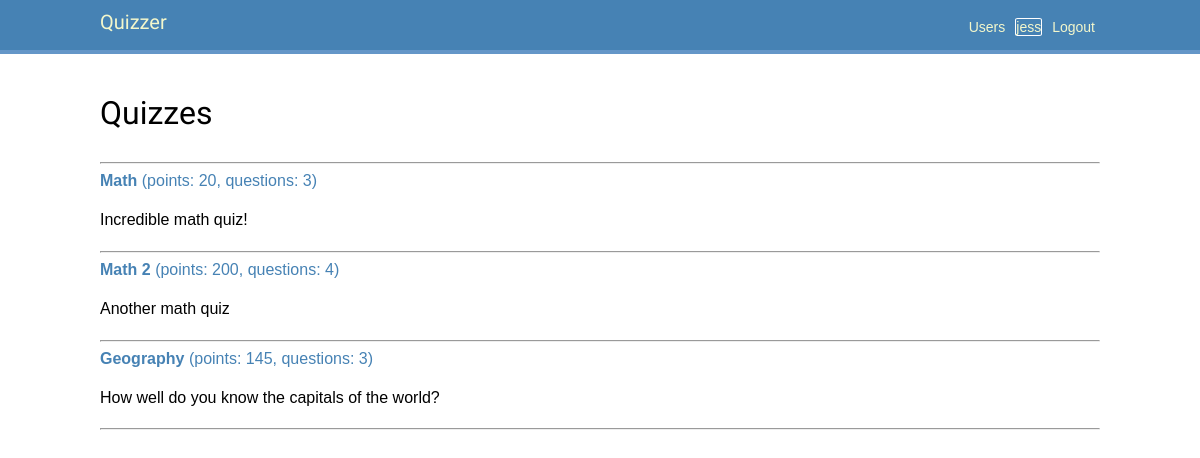
/quizzes/ (signed in), run on the app's committed database.
### users/models.py (models this page shows, shortened)
class User(AbstractUser):
    balance = models.IntegerField(default=0)
    color = models.ForeignKey(to=Color, on_delete=models.CASCADE,
        related_name='users')  # default= ?
    colors = models.ManyToManyField(Color)  # Need to add default (fabrik?)
    answers = models.ManyToManyField(Answer, blank=True)
    def is_quiz_passed(self, quiz_id: int) -> bool:
        return self.answers.filter(question__quiz__id=quiz_id).count() > 0

### quizzes/models.py (models this page shows, shortened)
class Quiz(models.Model):
    title = models.CharField(max_length=128)
    description = models.CharField(max_length=512)
    @property
    def points(self) -> int:
        return self.questions.aggregate(
            models.Sum('points')
        )['points__sum'] or 0
    @property
    def number_of_questions(self) -> int:
        return self.questions.count()

### quizzes/views.py (the view)
# urls.py: path('', QuizListView.as_view(), name='quiz_list'),
class QuizListView(ListView):
    model = Quiz
    template_name = 'quizzes/quiz_list.html'

### quizzes/templatetags/quizzes_tags.py (called while the page is built)
@register.simple_tag
def is_quiz_passed_by_user(quiz_id: int, user: User) -> bool:
    return user.is_quiz_passed(quiz_id)

### quizzes/templates/quizzes/quiz_list.html (shortened to what this page needs)
{% extends 'base.html' %}
{% load quizzes_tags %}
{% block content %}
    <h1>Quizzes</h1>
    <hr>
    {% for quiz in object_list %}
        <div>
            <a href="{% url 'quizzes:quiz' quiz.pk %}">
                <strong>{{ quiz.title }}</strong>
                (points: {{ quiz.points }}, questions: {{ quiz.number_of_questions }})
            </a>
            <p>{{ quiz.description }}</p>
        </div>
        <hr>
    {% empty %}
        There are no quizzes yet..
    {% endfor %}
{% endblock %}

### users/templates/base.html (shortened to what this page needs)
{% load static %}
<!DOCTYPE html>
<html>
<head>
    <link href="{% static 'css/base.css' %}" rel="stylesheet">
</head>
<body>
    <div id="header">
        <span class="logo"><a href="{% url 'quizzes:quiz_list' %}">Quizzer</a></span>
        {% if request.user.is_authenticated %}
            <span class="user"><a href="{% url 'users:logout' %}"> Logout </a></span>
            <span class="user"><a
                href="{% url 'users:profile' request.user.id %}"
                style="
                    border-style: solid;
                    border-width: 1px;
                    border-radius: 10%;
                    border-color:{{ request.user.color.value }};"
            >
                {{ request.user.username }}
            </a></span>
        {% else %}
            <span class="user"><a href="{% url 'users:login' %}"> Login </a></span>
            <span class="user"><a href="{% url 'users:register' %}"> Register </a></span>
        {% endif %}
        <span class="user"><a href="{% url 'users:user_list' %}"> Users </a></span>
    </div>
    <div id="content">
        {% block content %}
        {% endblock %}
    </div>
</body>
</html>

### users/static/css/base.css (style rules this page uses)
body { margin:0; padding:0; font-family:helvetica, sans-serif; }
p { line-height: 1.8; }
a { color: steelblue; text-decoration:none; }
h1, h2, h3, h4, h5 , h6 { font-family: 'Muli', sans-serif; font-weight:normal; }
h1 { padding:0 0 10px 0; margin:10px 0 20px 0; }
#header { padding:10px 100px; font-size:14px; background: steelblue; color:#fff; border-bottom:4px solid rgb(100, 150, 200); overflow:auto; }
#header .logo { font-family: 'Muli', sans-serif; float:left; color:#f3f7cc; font-size:20px; margin-right:10%; }
#header a { color:#f3f7cc; }
#header .user { float:right; padding-top:4px; margin: 5px; }
#content { padding:30px 100px; }

### data on the page
User: user.username "jess"
Quiz: title "Math", points "20", number_of_questions "3", description "Incredible math quiz!"
Quiz: title "Math 2", points "200", number_of_questions "4", description "Another math quiz"
Quiz: title "Geography", points "145", number_of_questions "3", description "How well do you know the capitals of the world?"
